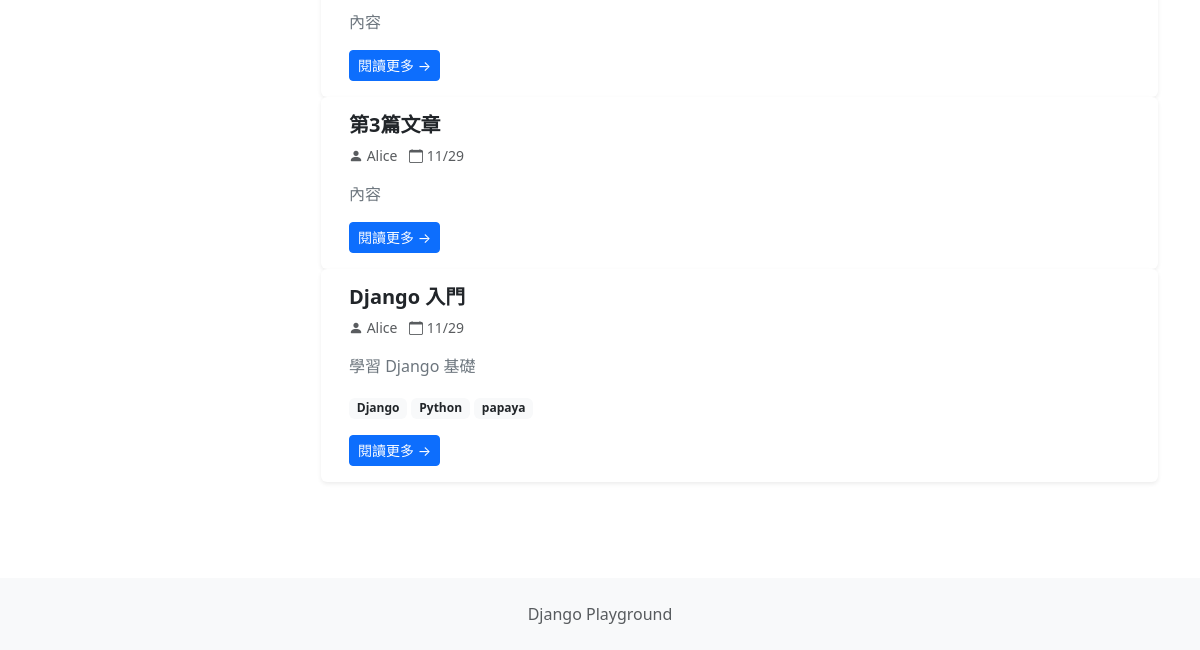
/blog/articles/ (lower part), run on an earlier commit of the app's database.
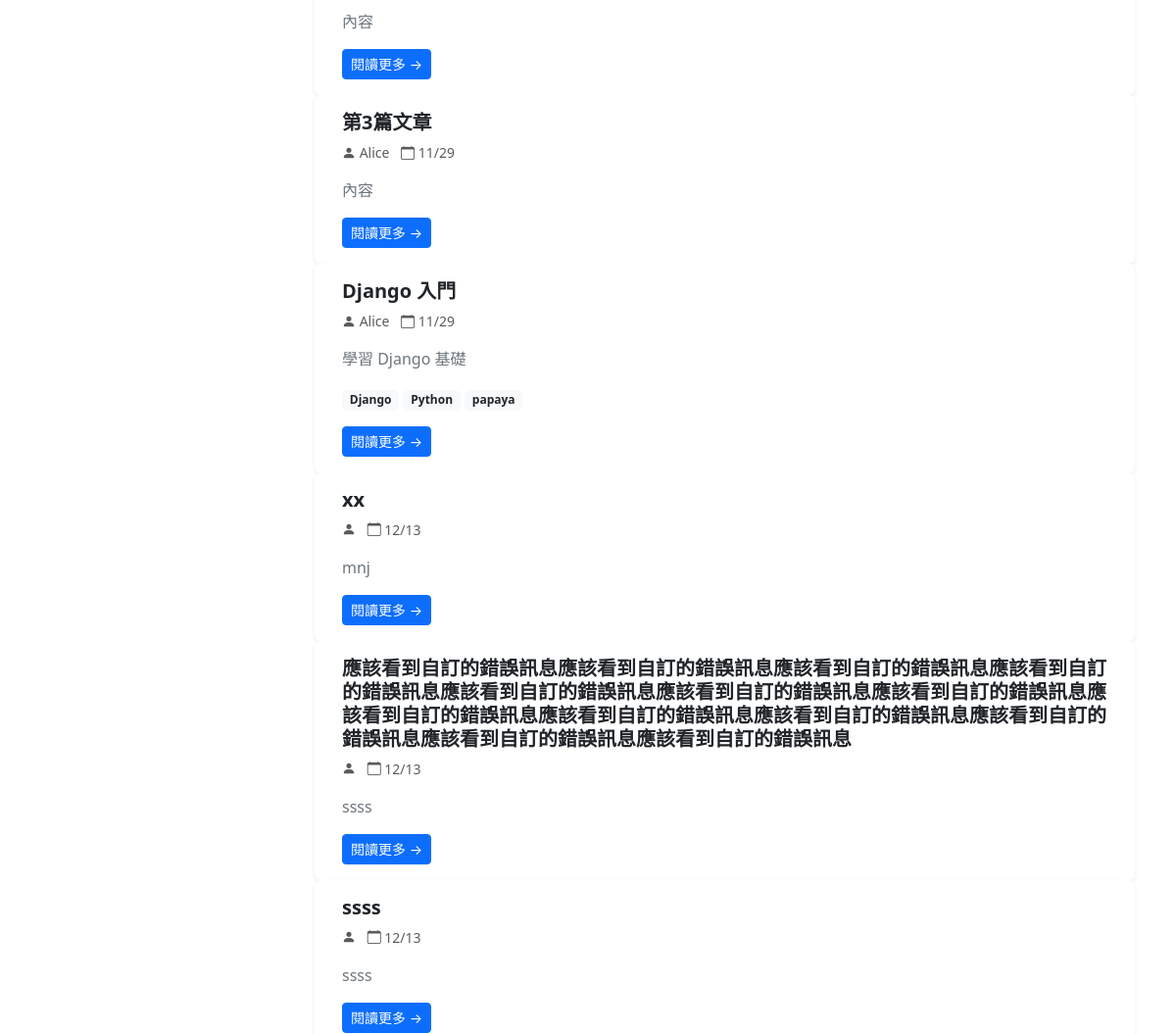
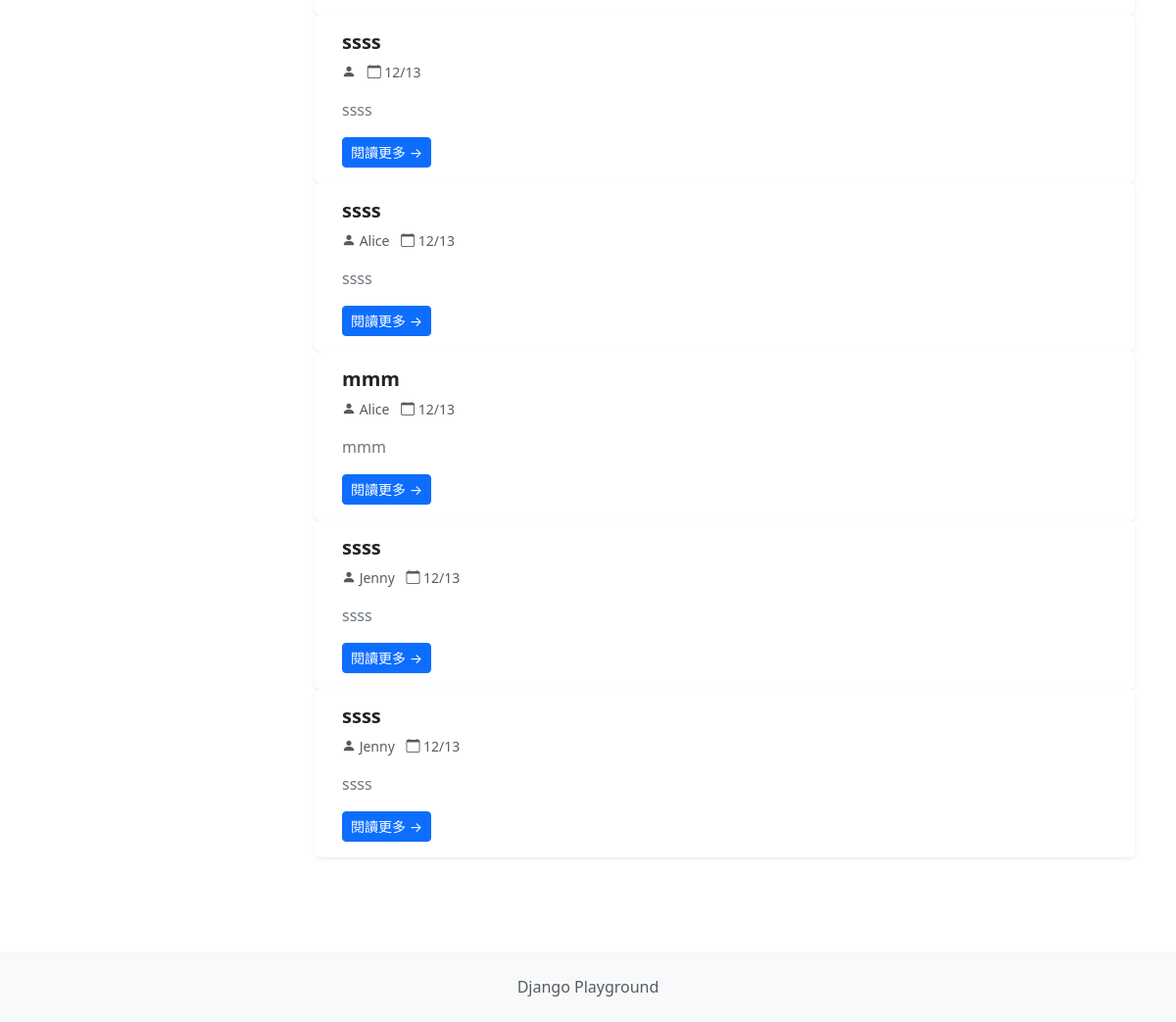
And on a later commit of the database (2 pictures, top to bottom).
### apps/blog/models.py (models this page shows, shortened)
class Article(models.Model):
    title = models.CharField(max_length=200)
    content = models.TextField()
    created_at = models.DateTimeField(auto_now_add=True)
    updated_at = models.DateTimeField(auto_now=True)
    is_published = models.BooleanField(default=False)
    author = models.ForeignKey(
        Author,  # 關聯到 Author 模型
        on_delete=models.CASCADE,
        related_name="articles",
        null=True,
        blank=True,
    )
    tags = models.ManyToManyField(
        Tag,  # 關聯到 Tag 模型
        related_name="articles",
        blank=True,
    )

class Author(models.Model):
    name = models.CharField(max_length=100)
    email = models.EmailField(unique=True)
    bio = models.TextField(blank=True)
    created_at = models.DateTimeField(auto_now_add=True)
    def __str__(self):
        return self.name

class Tag(models.Model):
    name = models.CharField(max_length=50, unique=True)
    def __str__(self):
        return self.name

### apps/blog/views.py (the view)
# urls.py: path("articles/", views.article_list, name="article_list"),
def article_list(request):
    filter_ = ArticleFilter(
        request.GET or None,
        queryset=Article.objects.select_related("author").prefetch_related("tags"),
    )
    return render(request, "blog/article_list.html", {"filter": filter_})

### apps/blog/templates/blog/article_list.html (shortened to what this page needs)
{% extends "blog/base.html" %}
{% load django_bootstrap5 %}
{% block blog_content %}
  <div class="row">
    {% for article in filter.qs %}
      {% include "blog/components/article_card.html" %}
    {% empty %}
      <div class="col-12">
        <div class="alert alert-info">
          沒有符合條件的文章
        </div>
      </div>
    {% endfor %}
  </div>
{% endblock blog_content %}

### apps/blog/templates/blog/components/article_card.html (shortened to what this page needs)
<div class="card h-100 shadow-sm border-0 hover-shadow transition">
  <div class="card-body d-flex flex-column">
    <h5 class="card-title fw-bold text-dark mb-2">
      {{ article.title }}
    </h5>
    <p class="card-text text-muted small mb-3">
      <i class="bi bi-person-fill"></i> {{ article.author.name }}
      <span class="ms-2"><i class="bi bi-calendar"></i> {{ article.created_at|date:"m/d" }}</span>
    </p>
    <p class="card-text text-secondary flex-grow-1 mb-3">
      {{ article.content|truncatewords:30 }}
    </p>
    {% if article.tags.all %}
      <div class="mb-3">
        {% for tag in article.tags.all %}
          <span class="badge bg-light text-dark small">{{ tag.name }}</span>
        {% endfor %}
      </div>
    {% endif %}
    <a href="{% url 'blog:article_detail' id=article.id %}"
       class="btn btn-sm btn-primary align-self-start">
      閱讀更多 →
    </a>
  </div>
</div>

What changed in the data, as far as the page shows it:
added Article: title "xx", created_at "12/13", content "mnj"
added Article: title "應該看到自訂的錯誤訊息應該看到自訂的錯誤訊息應該看到自訂的錯誤訊息應該看到自訂的錯誤訊息應該看到自訂的錯誤訊息應該看到自訂的錯誤訊息應該看到自訂的錯誤訊息應該看到自訂的錯誤訊息應該看到自訂的錯誤訊息應該看到自訂的錯誤訊息應該看到自訂的錯誤訊息應該看到自訂的錯誤訊息應該看到自訂的錯誤訊息", created_at "12/13", content "ssss"
added Article: title "ssss", created_at "12/13", content "ssss"
added Article: title "ssss", created_at "12/13", content "ssss"
added Article: title "ssss", author.name "Alice", created_at "12/13", content "ssss"
added Article: title "mmm", author.name "Alice", created_at "12/13", content "mmm"
added Article: title "ssss", author.name "Jenny", created_at "12/13", content "ssss"
added Article: title "ssss", author.name "Jenny", created_at "12/13", content "ssss"
